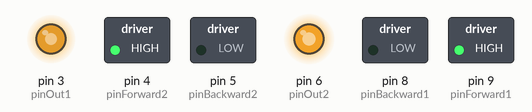
Bench run of a sketch on a simulated Arduino Uno, built with avr-gcc and run on an emulated ATmega328P. On the bench: switched loads named in the sketch (green lamp = pin HIGH), output pins drawn as LEDs (lit = HIGH).

Above: at 0.1 s.
Timing chart, 0 to 1.6 s (numbered marks = the images above):
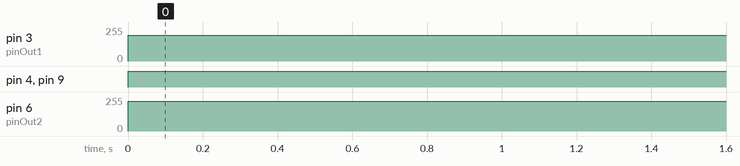

Measured:
- by itself, pin 3 (pinOut1): 0/255 → 194/255 at 0.00 s
- by itself, pin 4 (pinForward2), pin 9 (pinForward1): LOW → HIGH at 0.00 s
- by itself, pin 6 (pinOut2): 0/255 → 225/255 at 0.00 s

The sketch:

PA4.ino
```cpp
#define M_PI 3.14159265358979323846

// initialize first motor
int pinOut1 = 3;
int pinForward1 = 9;
int pinBackward1 = 8;

// initialize second motor
int pinOut2 = 6;
int pinForward2 = 4;
int pinBackward2 = 5;

int timeToSpin240 = 2000;
int timeToSpin180 = 1300;
int Speed = 225;

void setup() {
  pinMode(pinOut1, OUTPUT);
  pinMode(pinForward1, OUTPUT);
  pinMode(pinBackward1, OUTPUT);

  pinMode(pinOut2, OUTPUT);
  pinMode(pinForward2, OUTPUT);
  pinMode(pinBackward2, OUTPUT);
}

void loop() {
  // set motor speed
  analogWrite(pinOut1, Speed * 2);
  analogWrite(pinOut2, Speed);

  moveForward();

}

void moveForward() {
  digitalWrite(pinForward1, HIGH);
  digitalWrite(pinBackward1, LOW);
  digitalWrite(pinForward2, HIGH);
  digitalWrite(pinBackward2, LOW);
}

void turnRight() {
  digitalWrite(pinForward1, HIGH);
  digitalWrite(pinBackward1, LOW);
  digitalWrite(pinForward2, LOW);
  digitalWrite(pinBackward2, LOW);
}
```
